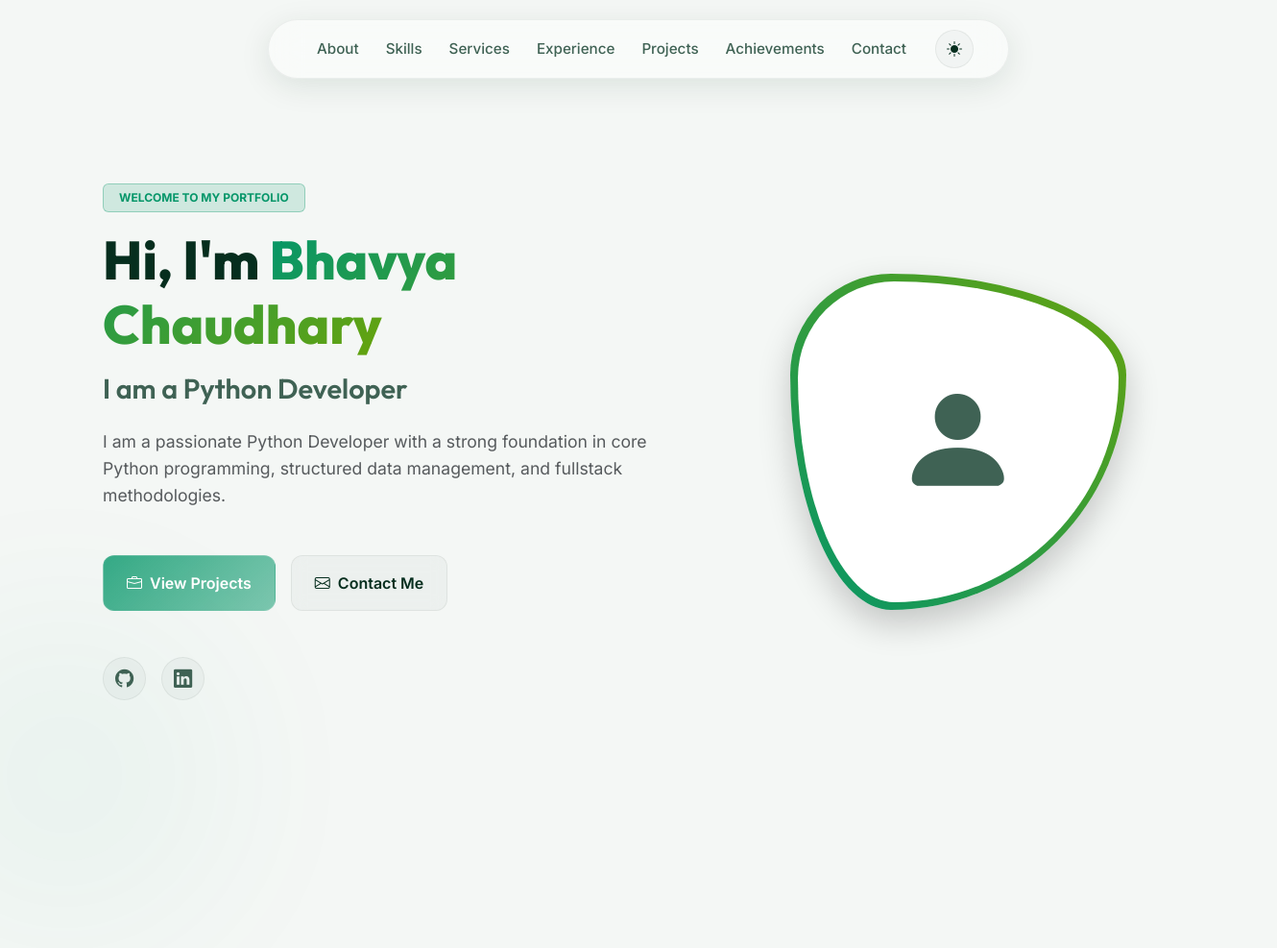
Before: / (upper part) with the older database file.
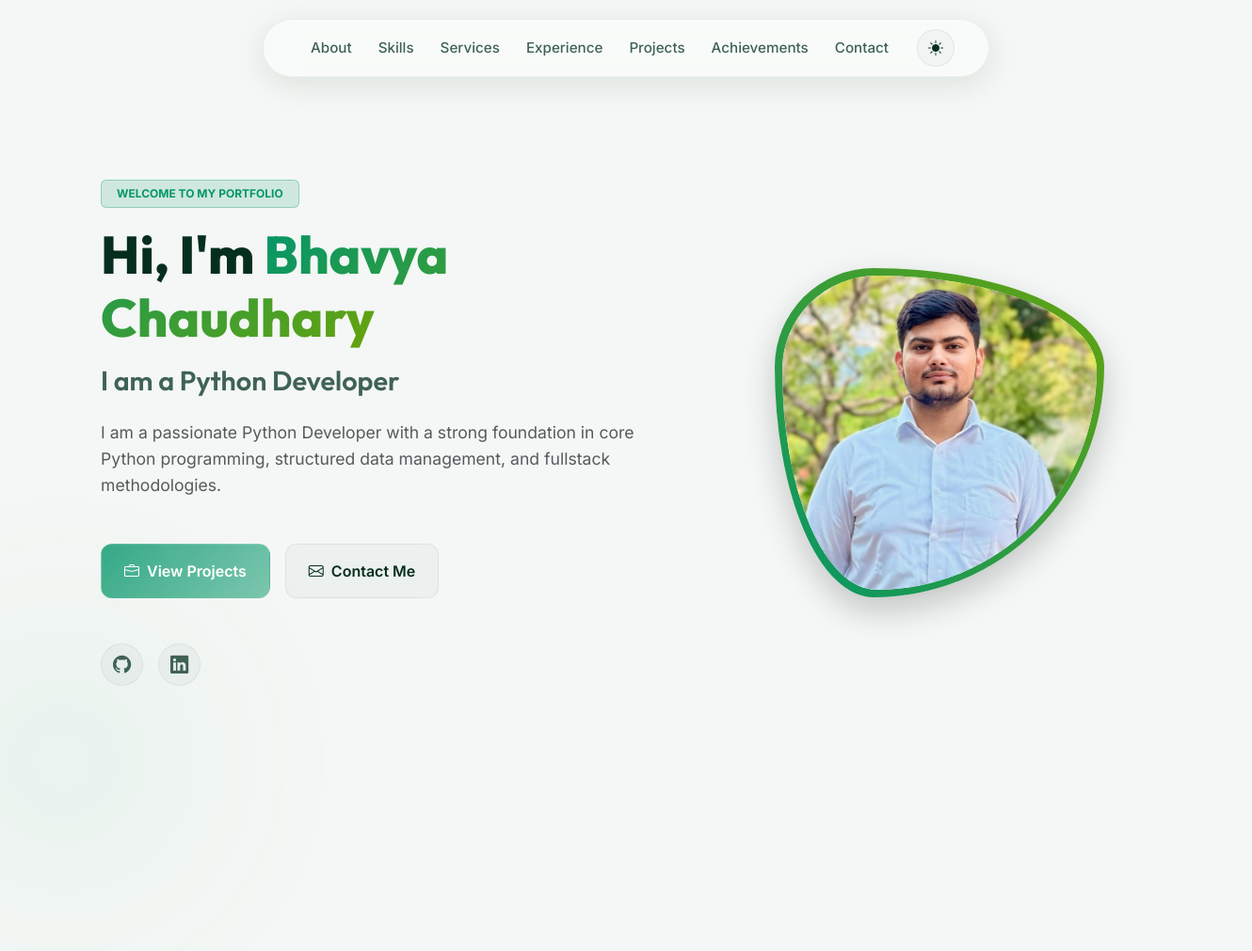
After: the same page with the newer database file.
### myapp/models.py (models this page shows, shortened)
class Profile(models.Model):
    name = models.CharField(max_length=100)
    title = models.CharField(max_length=200, help_text="e.g. Full Stack Developer & Designer")
    bio = models.TextField(help_text="Short introductory bio")
    about_me = models.TextField(help_text="Detailed personal description for About section")
    profile_image = models.ImageField(upload_to='profile/', blank=True, null=True, help_text="Main profile picture")
    email = models.EmailField()
    phone = models.CharField(max_length=20)
    location = models.CharField(max_length=150)
    github = models.URLField(blank=True, null=True)
    linkedin = models.URLField(blank=True, null=True)
    twitter = models.URLField(blank=True, null=True, help_text="X / Twitter URL")
    resume = models.FileField(upload_to='resumes/', blank=True, null=True, help_text="Upload CV/Resume PDF")
    logo_text = models.CharField(max_length=50, default="Portfolio", help_text="Logo text displayed in navbar")

### myapp/views.py (the view)
# urls.py: path('', views.portfolio_home, name='portfolio_home'),
def portfolio_home(request):
    profile = Profile.objects.first()
    skills = Skill.objects.all()
    skills_by_category = {}
    for skill in skills:
        skills_by_category.setdefault(skill.category, []).append(skill)
    services = Service.objects.all()
    experiences = Experience.objects.all()
    certificates = Certificate.objects.all()
    query = request.GET.get('q', '').strip()
    selected_category = request.GET.get('category', '').strip()
    projects = Project.objects.all()
    all_categories = Project.objects.values_list('category', flat=True).distinct()
    all_categories = sorted([cat for cat in all_categories if cat])
    if query:
        projects = projects.filter(
            Q(title__icontains=query) |
            Q(description__icontains=query) |
            Q(technologies__icontains=query)
        )
    if selected_category and selected_category != 'All':
        projects = projects.filter(category=selected_category)
    context = {
        'profile': profile,
        'skills_by_category': skills_by_category,
        'projects': projects,
        'all_categories': all_categories,
        'services': services,
        'experiences': experiences,
        'certificates': certificates,
        'query': query,
        'selected_category': selected_category,
    }
    return render(request, 'myapp/index.html', context)

### myapp/models.py (called while the page is built)
    @property
    def tech_list(self):
        if self.technologies:
            return [tech.strip() for tech in self.technologies.split(',')]
        return []

### myapp/templates/myapp/index.html (shortened to what this page needs)
{% extends 'myapp/base.html' %}
{% load static %}
{% block content %}
<section id="hero" class="hero-section d-flex align-items-center">
    <div class="container">
        <div class="row align-items-center">
            <div class="col-lg-7 text-center text-lg-start">
                <span class="badge bg-primary-glow mb-3 px-3 py-2 text-uppercase tracking-wider">Welcome to my Portfolio</span>
                <h1 class="hero-title mb-3">
                    Hi, I'm <span class="text-gradient">{% if profile %}{{ profile.name }}{% else %}Alex Mercer{% endif %}</span>
                </h1>
                <h2 class="hero-subtitle mb-4">
                    I am a <span class="typed-text">{% if profile %}{{ profile.title }}{% else %}Full-Stack Developer & UI Designer{% endif %}</span>
                </h2>
                <p class="hero-desc mb-5 text-muted">
                    {% if profile %}
                        {{ profile.bio }}
                    {% else %}
                        I build highly functional, performant, and beautiful digital experiences. Specializing in python, modern web frameworks, and interactive UI/UX designs.
                    {% endif %}
                </p>
                <div class="hero-actions d-flex flex-column flex-sm-row justify-content-center justify-content-lg-start gap-3">
                    <a href="#projects" class="btn btn-primary-glass px-4 py-3">
                        <i class="bi bi-briefcase me-2"></i>View Projects
                    </a>
                    {% if profile and profile.resume %}
                        <a href="{{ profile.resume.url }}" download class="btn btn-secondary-glass px-4 py-3">
                            <i class="bi bi-download me-2"></i>Download Resume
                        </a>
                    {% else %}
                        <a href="#contact" class="btn btn-secondary-glass px-4 py-3">
                            <i class="bi bi-envelope me-2"></i>Contact Me
                        </a>
                    {% endif %}
                </div>
                <div class="hero-socials-list mt-5 d-flex justify-content-center justify-content-lg-start gap-3">
                    {% if profile %}
                        {% if profile.github %}
                            <a href="{{ profile.github }}" target="_blank" class="hero-social-icon" aria-label="GitHub"><i class="bi bi-github"></i></a>
                        {% endif %}
                        {% if profile.linkedin %}
                            <a href="{{ profile.linkedin }}" target="_blank" class="hero-social-icon" aria-label="LinkedIn"><i class="bi bi-linkedin"></i></a>
                        {% endif %}
                    {% else %}
                        <a href="#" class="hero-social-icon" aria-label="GitHub"><i class="bi bi-github"></i></a>
                        <a href="#" class="hero-social-icon" aria-label="LinkedIn"><i class="bi bi-linkedin"></i></a>
                        <a href="#" class="hero-social-icon" aria-label="Twitter"><i class="bi bi-twitter-x"></i></a>
                    {% endif %}
                </div>
            </div>
            <div class="col-lg-5 mt-5 mt-lg-0 d-flex justify-content-center">
                <div class="hero-image-wrapper">
                    {% if profile and profile.profile_image %}
                        <img src="{{ profile.profile_image.url }}" alt="{{ profile.name }}" class="hero-img img-fluid">
                    {% else %}
                        <div class="hero-img-placeholder">
                            <i class="bi bi-person-fill"></i>
                        </div>
                    {% endif %}
                </div>
            </div>
        </div>
    </div>
</section>
{% endblock %}

### myapp/templates/myapp/base.html (shortened to what this page needs)
{% load static %}
<!DOCTYPE html>
<html lang="en" data-bs-theme="light">
<head>
    <link href="https://cdn.jsdelivr.net/npm/bootstrap@5.3.3/dist/css/bootstrap.min.css" rel="stylesheet">
    <link rel="stylesheet" href="https://cdn.jsdelivr.net/npm/bootstrap-icons@1.11.3/font/bootstrap-icons.min.css">
    <link rel="stylesheet" href="{% static 'css/style.css' %}?v=2.4">
</head>
<body>
    <div class="glow-blob blob-1"></div>
    {% include 'myapp/navbar.html' %}
    <main>
        {% block content %}
        {% endblock %}
    </main>
</body>
</html>

### myapp/templates/myapp/navbar.html (shortened to what this page needs)
    <nav class="navbar navbar-expand-lg fixed-top custom-navbar">
        <div class="container">
            <div class="collapse navbar-collapse" id="navbarNav">
                <ul class="navbar-nav mx-auto align-items-center">
                    <li class="nav-item">
                        <a class="nav-link" href="#about">About</a>
                    </li>
                    <li class="nav-item">
                        <a class="nav-link" href="#skills">Skills</a>
                    </li>
                    <li class="nav-item">
                        <a class="nav-link" href="#services">Services</a>
                    </li>
                    <li class="nav-item">
                        <a class="nav-link" href="#experience">Experience</a>
                    </li>
                    <li class="nav-item">
                        <a class="nav-link" href="#projects">Projects</a>
                    </li>
                    <li class="nav-item">
                        <a class="nav-link" href="#achievements">Achievements</a>
                    </li>
                    <li class="nav-item">
                        <a class="nav-link" href="#contact">Contact</a>
                    </li>
                    <li class="nav-item ms-lg-3 mt-2 mt-lg-0">
                        <button class="btn btn-theme-toggle" id="theme-toggle-btn" aria-label="Toggle theme">
                            <i class="bi bi-sun-fill theme-icon-light d-none"></i>
                        </button>
                    </li>
                </ul>
            </div>
        </div>
    </nav>

Changed rows visible on the page:
changed Profile "Bhavya Chaudhary": profile_image: picture added; profile_image empty → "profile/IMG_9612.jpeg" (drawn)
